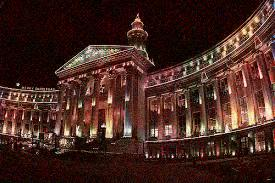
#> input picture Dec/colors_dec.jpeg, 275 x 183 px
$ python shredder.py --path Dec/colors_dec.jpeg
#> lines starting #> are read from the running program, lines starting #| are printed output that depends on the picture
# -*- coding: utf-8 -*-
from PIL import Image
from random import shuffle
import argparse


class Shredder:

    def get_args(self):
        parser = argparse.ArgumentParser()
        parser.add_argument('--path', help='absolute/relative path to the image file')
        args = parser.parse_args()
        return args

    def shred(self,args):
        image_path = args.path
        SHREDS = 250
        image = Image.open(image_path)
#> image is the input picture: PIL image 275x183 RGB; mean R, G, B 69.7, 39.8, 32.7
        # shredded = Image.new("1", image.size)
        width, height = image.size
#> width = 275; height = 183
        shred_width = width // SHREDS
#> shred_width = 1
        size = shred_width * SHREDS
#> size = 250
        shredded = Image.new("RGB", (size, height))
#> shredded: PIL image 250x183 RGB; every value is 0
        sequence = list(range(0, SHREDS))
        shuffle(sequence)
        for i, shred_index in enumerate(sequence):
            shred_x1, shred_y1 = shred_width * shred_index, 0
            shred_x2, shred_y2 = shred_x1 + shred_width, height
            region = image.crop((shred_x1, shred_y1, shred_x2, shred_y2))
            shredded.paste(region, (shred_width * i, 0))
            shredded.save(image_path)
#> this loop made 250 passes
#> pass 1, in shred, `shredded.save(image_path)`:
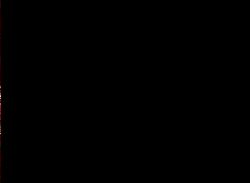
#> saved as colors_dec.jpeg: PIL image 250x183 RGB; mean R, G, B 0.2, 0.1, 0.1
#> pass 2, in shred, `shredded.save(image_path)`:
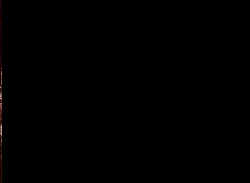
#> saved as colors_dec.jpeg: PIL image 250x183 RGB; mean R, G, B 0.4, 0.2, 0.2
#> after the loop:
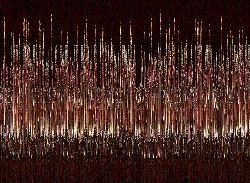
#> shredded: PIL image 250x183 RGB; mean R, G, B 66.5, 37.6, 30.7


if __name__ == '__main__':
    shredder = Shredder();
    args = shredder.get_args();
    sequence = shredder.shred(args);
